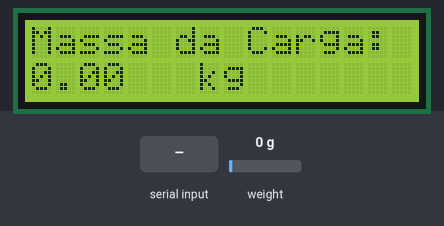
The sketch below on a simulated Arduino Uno, built with avr-gcc and run on an emulated ATmega328P. On the bench: 16×2 character LCD. The inputs (shaded band) are chosen by the test bench; at power-on: weight on the scale 0 g. What the sketch prints to the serial monitor is not drawn.

Above: at 2.2 s.
2.3 s: weight on the scale set to 100 g
At 2.8 s:
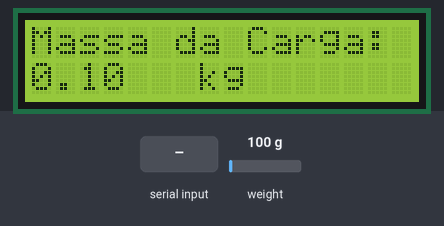
5.6 s: weight on the scale set to 1250 g
At 7.6 s:
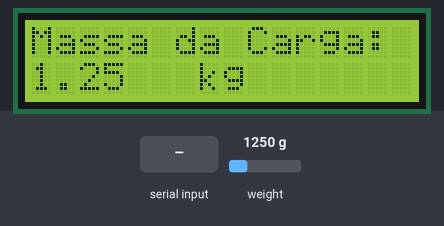
7.7 s: "t" received over Serial
At 9.5 s:
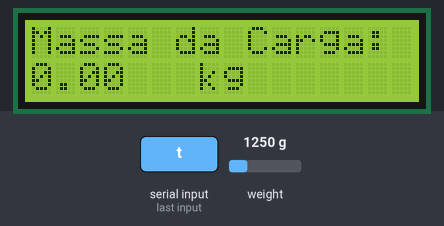
10.5 s: weight on the scale set to 3750 g
At 11.4 s:
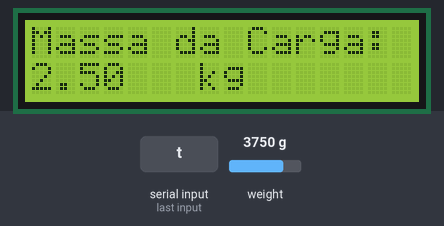
Timing chart, 0 to 13.5 s (numbered marks = the images above; inputs shaded):
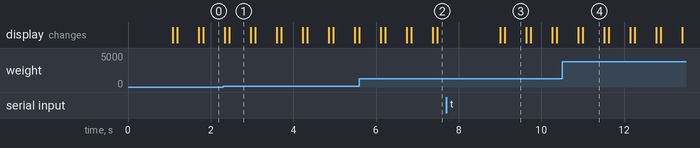

The sketch:

UpX_Code.ino
```cpp
#include <Wire.h>
#include "HX711.h"
#include <LiquidCrystal_I2C.h>
#define DOUT 3
#define CLK  2
HX711 bal;             /* instancia Balança HX711 */
float fator_calibracao = 22760.00;     /* fator de calibração aferido na Calibração */

LiquidCrystal_I2C lcd(0x27, 2,1,0,4,5,6,7,3, POSITIVE);

void setup()
{
  Serial.begin(9600);
  bal.begin(DOUT, CLK);      /* inicializa a balança  */
  bal.set_scale(fator_calibracao);             /* ajusta fator de calibração  */
  bal.tare();                                    /* zera a Balança  */
  lcd.begin(16,2);
  lcd.backlight();
}

void loop()
{
  lcd.clear();
  lcd.setCursor(0,0);
  lcd.print("Massa da Carga: ");
  lcd.setCursor(0,1);
  lcd.print(bal.get_units(), 2);         /* imprime peso na balança com duas casas decimais */
  lcd.print("   kg ");                             /* imprime no monitor serial */
  delay(500);

  if (Serial.available())                            /* se a serial estiver disponivel */
  {
    char temp = Serial.read();                       /* le caracter da serial  */
    if (temp == 't' || temp == 'T')                  /* se pressionar t ou T   */
    {
      bal.tare();                                    /* zera a balança   */
      Serial.println(" Balança zerada");             /* imprime no monitor serial  */
    }
  }
}
```

Measured:
- after the input at 2.3 s, the display: first differs from a run without the input after 0.15 s (image 1)
- after the input at 5.6 s, the display: first differs from a run without the input after 0.63 s (image 2)
- after the input at 10.5 s, the display: first differs from a run without the input after 0.50 s (image 4)
- what the display in image 1 shows lasts 0.5 s, from 2.5 s to 3.0 s
